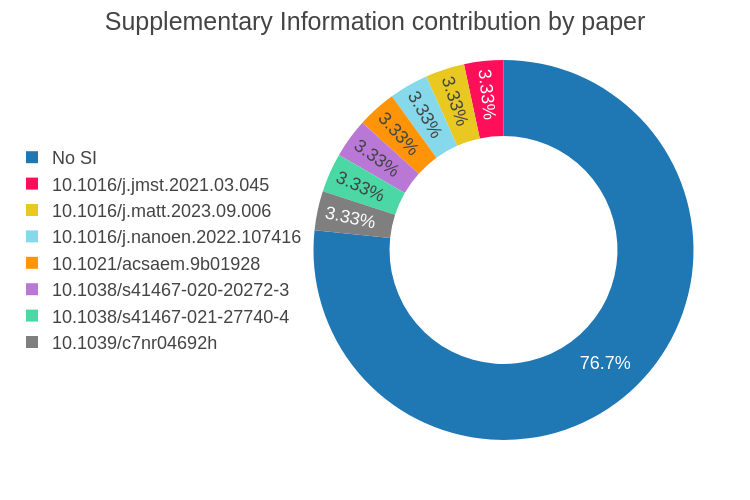

Notebook code for this chart:
### Code cell
import numpy as np

# Label papers
df["SI_label"] = np.where(
    df["SI_increment"] > 0,
    df["Paper"],          # show DOI
    "No SI"     # group all others together
)

# Count papers
plot_df = (
    df.groupby("SI_label")
      .size()
      .reset_index(name="Papers")
)

fig = px.pie(
    plot_df,
    names="SI_label",
    values="Papers",
    hole=0.6,
)

fig.update_traces(
    textposition="inside",
    textinfo="percent+label",
    hovertemplate="<b>%{label}</b><br>%{value} papers<extra></extra>",
)

fig.update_layout(
    title="Supplementary Information contribution by paper",
    showlegend=True,
)

fig.update_traces(
    textinfo="percent",
    textposition="inside"
)

fig.update_layout(
    width=750,
    height=500
)

fig.update_layout(
    legend=dict(
        x=0,          # left edge of figure
        y=0.5,        # vertically centered
        xanchor="right",
        yanchor="middle"
    )
)

fig.show()

### Figure 1 — Plotly figure (JSON) as saved in the notebook; plotly's stock layout.template omitted (floating-point values rounded to 4 significant figures)
{"data": [{"domain": {"x": [0, 1], "y": [0, 1]}, "hole": 0.6, "hovertemplate": "<b>%{label}</b><br>%{value} papers<extra></extra>", "labels": ["10.1016/j.jmst.2021.03.045", "10.1016/j.matt.2023.09.006", "10.1016/j.nanoen.2022.107416", "10.1021/acsaem.9b01928", "10.1038/s41467-020-20272-3", "10.1038/s41467-021-27740-4", "10.1039/c7nr04692h", "No SI"], "legendgroup": "", "name": "", "showlegend": true, "textinfo": "percent", "textposition": "inside", "type": "pie", "values": [1, 1, 1, 1, 1, 1, 1, 23]}], "layout": {"height": 500, "legend": {"tracegroupgap": 0, "x": 0, "xanchor": "right", "y": 0.5, "yanchor": "middle"}, "showlegend": true, "title": {"text": "Supplementary Information contribution by paper"}, "width": 750}}
